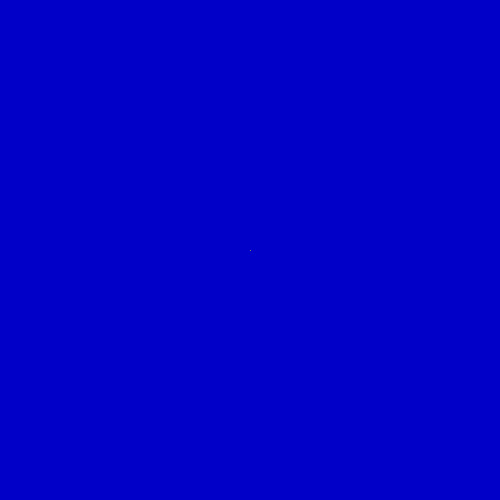
Frame 1 (no input)
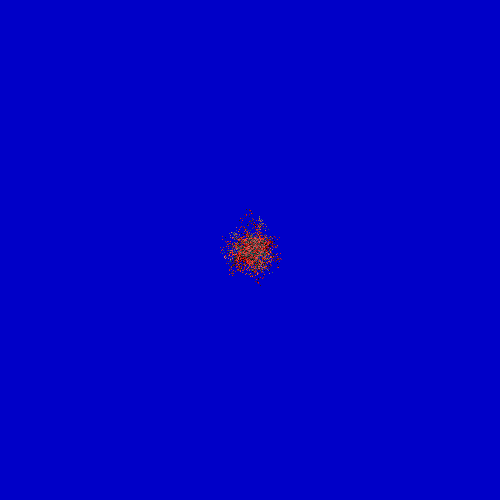
Frame 60 (the mouse pressed at the canvas centre just before this capture)
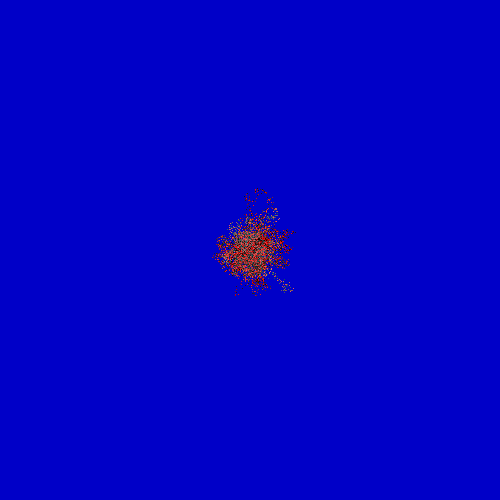
Frame 120 (the mouse held since frame 60 and released just before this capture)

The Processing sketch that drew these frames (run headless with seeded random() and noise(); from frame 60 on, the mouse is pressed at the canvas centre):

// Processing sketch: points02
// ── points02.pde
// "BŁĄDZĄCE PUNKTY" - MODEL RUCHU BROWNA CZĄSTECZEK - BŁĄDZENIE LOSOWE
//*//////////////////////////////////////////////////////////////////////

int FR=200;   //Ile klatek na sekundę
float maxd=3; //Jaki największy ruch 
int Size=100; //Ile cząstek
float[] h=new float[Size]; //Położenie pionowe
float[] x=new float[Size]; //Położenie poziome

void setup() //Jest wykonywane raz - po uruchomieniu. Nie musi być na początku kodu ale jest
{
  size(500,500);
  noSmooth();
  for(int i=0;i<Size;i++)
  {
    //h[i]=random(500);
    //x[i]=random(500);
    //albo:
    h[i]=height/2;
    x[i]=width/2; 
  }
  background(0,0,200); //rgB
  frameRate(FR);
}
              
int count=0; //Licznik klatek obrazu
void draw() //Jest wykonywane w niewidocznej pętli
{
  //Wizualizacja w losowym kolorze
  for(int i=0;i<Size;i++)
  {
    stroke(random(255),i,i); //Każdy ma swój kolor ale losowo zmienia odcień
    point(x[i],height-h[i]);
  }
  count++; //Zliczanie klatek
  
  //Właściwy model
  for(int i=0;i<Size;i++)
  {
    float newh=(h[i]+random(maxd*2)-maxd); //Zmień wysokość o mały losowy składnik
    float newx=(x[i]+random(maxd*2)-maxd); //Analogicznie powiększ położenie poziome

    //Odbijamy od ścianek okna! Upraszczamy mechanizm odbicia
    if(newh<0) 
    {
      newh=0; //Trochę oszukujemy - nie może trafić w ścianę
    }
    else
    if(height<newh)
    {
      newh=height; //Trochę oszukujemy
    }
  
    if(newx<0)
    {
       newx=0; //Trochę oszukujemy
    }
    else
    if(width<newx)
    {
       newx=width; //Trochę oszukujemy
    }
    
    x[i]=newx;
    h[i]=newh;
  }
}

// https://github.com/borkowsk/bookProcessingPL
